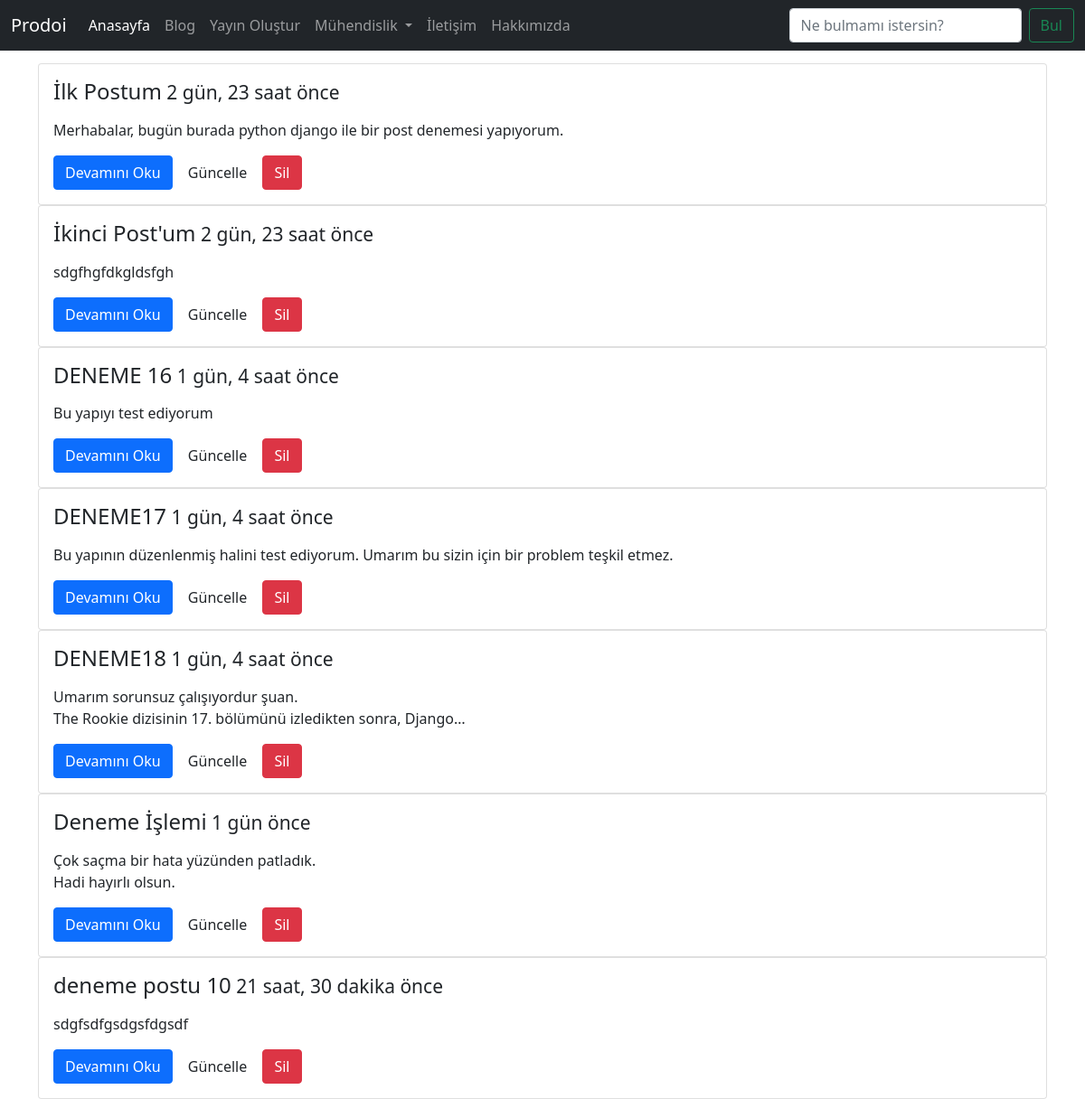
The app's page /post/index/, older data.
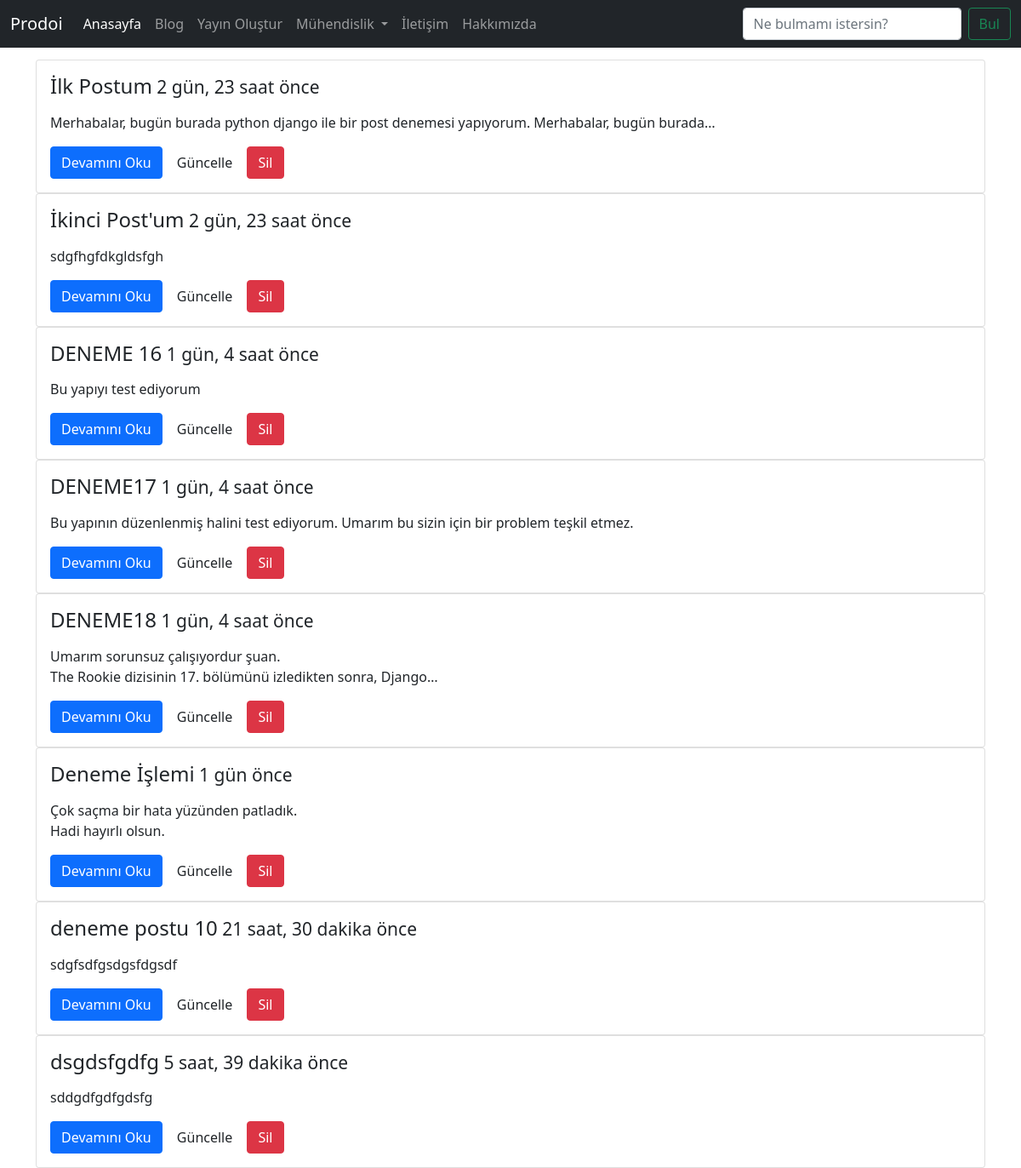
The same page, newer data.
### post/models.py (models this page shows, shortened)
class Post(models.Model):
    title = models.CharField(max_length = 120, verbose_name = "Başlık")
    content = models.TextField(verbose_name = "İçerik")
    publishing_date = models.DateTimeField(verbose_name = "Yayınlanma Tarihi", auto_now_add=True)
    def get_absolute_url(self):
        return reverse("post:detail",kwargs={"id":self.id})
    def get_update_url(self):
        return reverse("post:update",kwargs={"id":self.id})
    def get_delete_url(self):
        return reverse("post:delete",kwargs={"id":self.id})

### post/views.py (the view)
# urls.py: path("index/", post_index, name="index"),
def post_index(request):
    posts = Post.objects.all()
    return render(request, "post/index.html",{"posts":posts})

### templates/post/index.html (shortened to what this page needs)
{% extends "base.html" %}
{% block body %}
  <div class="container">
  {% for post in posts %}
  <div class="card">
    <div class="card-body">
      <h4 class="card-title">{{post.title}}<small>   {{post.publishing_date|timesince}} önce</small></h4>
      <p class="card-text">{{post.content|linebreaks|truncatechars:100}}</p>
      <a href = "{{post.get_absolute_url}}" class="btn btn-primary">Devamını Oku</a>
      <a href = "{{post.get_update_url}}" class="btn btn-default">Güncelle</a>
      <a href = "{{post.get_delete_url}}" class="btn btn-danger">Sil</a>
    </div>
  </div>
  {% endfor %}
</div>
{% endblock %}

Row changes from the older to the newer data that the page shows:
changed Post "İlk Postum": content "Merhabalar, bugün burada python django ile bir post denemesi yapıyorum." → "Merhabalar, bugün burada python django ile bir post denemesi yapıyorum. Merhabalar, bugün burada…"
added Post: title "dsgdsfgdfg", publishing_date "5 saat, 39 dakika", content "sddgdfgdfgdsfg"
